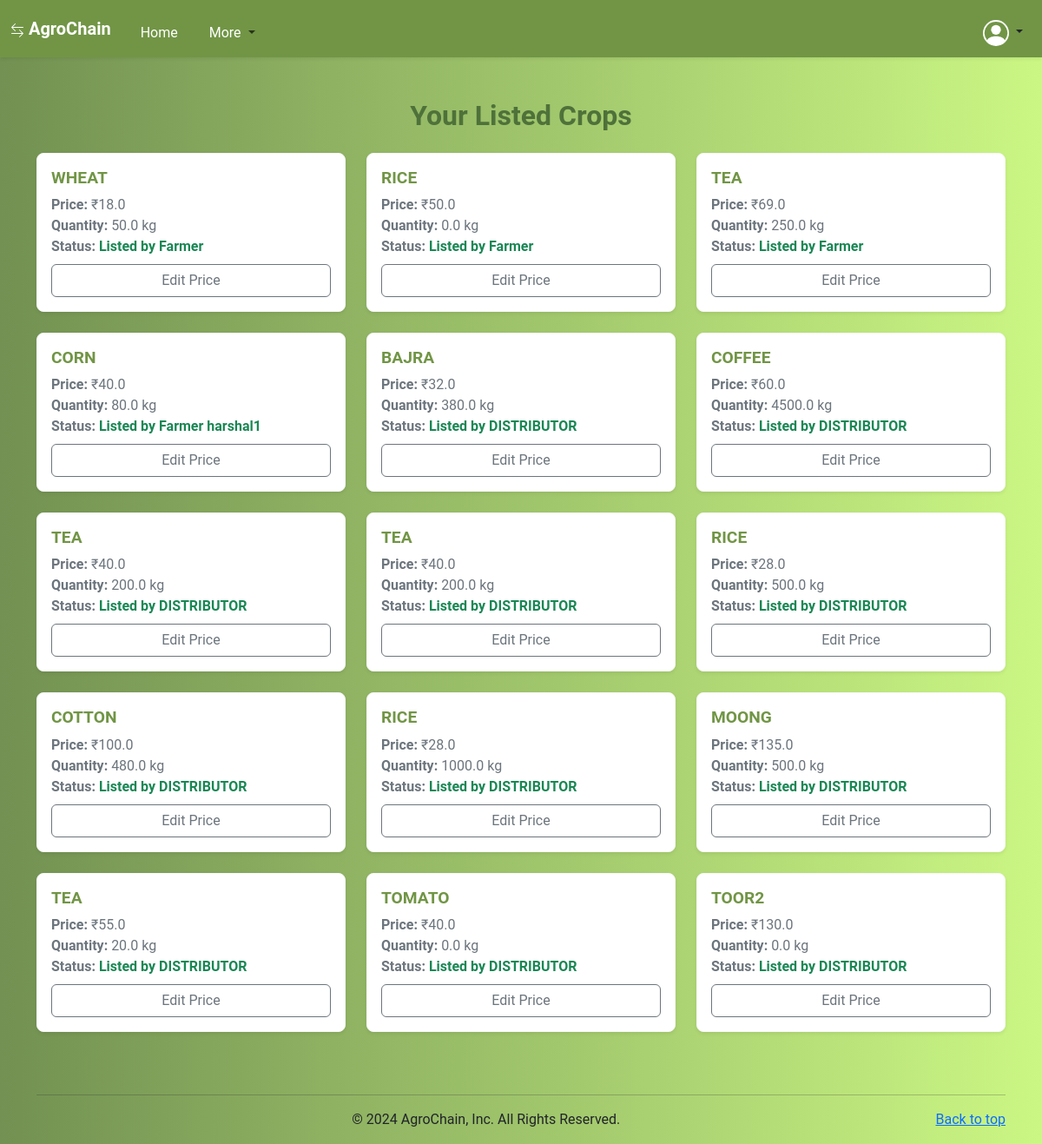
The app's page /my-crops/ (signed in) with its own data.
### supply_chain/models.py (models this page shows, shortened)
class Crop(models.Model):
    name = models.CharField(max_length=100)
    quantity = models.FloatField()
    price = models.FloatField()  # Price for public visibility
    specific_user_price = models.FloatField(blank=True, null=True)  # Price for specific users
    current_owner = models.ForeignKey(settings.AUTH_USER_MODEL, on_delete=models.CASCADE, related_name='owned_crops')
    status = models.CharField(max_length=20, choices=[('listed', 'Listed'), ('sold', 'Sold')])
    current_stage = models.CharField(max_length=100, default='Listed by Farmer')
    transaction_hash = models.CharField(max_length=64, blank=True, null=True)
    allowed_users = models.ManyToManyField(settings.AUTH_USER_MODEL, related_name='allowed_crops', blank=True)
    visibility = models.CharField(max_length=10, choices=[('public', 'Public'), ('private', 'Private')], default='public')
    price_in_tokens = models.FloatField(blank=True, null=True, help_text='Optional: Price in tokens for the crop.')
    token_currency_enabled = models.BooleanField(default=False, help_text='Is token currency enabled for this crop?')

### supply_chain/views.py (the view)
# urls.py: path('my-crops/', my_crops, name='my_crops'),
@login_required
def my_crops(request):
    crops = Crop.objects.filter(current_owner=request.user)
    return render(request, 'my_crops.html', {'crops': crops})

### supply_chain/context_processors.py (called while the page is built)
def user_info(request):
    if request.user.is_authenticated:
        profile_picture_url = request.user.profile_picture.url if hasattr(request.user, 'profile_picture') and request.user.profile_picture else 'default_profile.png'
        return {
            'profile_name': request.user.username,
            'dp_url': profile_picture_url,
            'available_tokens': getattr(request.user, 'balance', 0),  # Assuming token_balance is an attribute of CustomUser
        }
    return {}

### supply_chain/templates/my_crops.html (shortened to what this page needs)
{% extends "base.html" %}
{% block content %}
<div class="container my-5">
    <h2 class="mb-4 text-center" style="color: #4f713a; font-weight: bold;">Your Listed Crops</h2>
    {% if crops %}
        <div class="row">
            {% for crop in crops %}
            <div class="col-md-4 mb-4">
                <div class="card shadow-sm border-light">
                    <div class="card-body">
                        <h3 class="card-title text" style=" color:#719545; font-weight: bold;">{{ crop.name }}</h3>
                        <p class="card-text">
                            <strong>Price:</strong> ₹{{ crop.price }} <br>
                            <strong>Quantity:</strong> {{ crop.quantity }} kg <br>
                            <strong>Status:</strong>
                            <span
                                class="{% if crop.current_stage == 'Sold' %}text-danger{% else %}text-success{% endif %}"
                                style="font-weight: bold;">
                                {{ crop.current_stage|default:"Available" }}
                            </span>
                        </p>
                        <a href="{% url 'edit_crop_price' crop.id %}" class="btn btn-outline-secondary w-100">Edit Price</a>
                    </div>
                </div>
            </div>
            {% endfor %}
        </div>
    {% else %}
        <div class="alert alert-warning text-center" role="alert">
            You have not listed any crops yet.
        </div>
    {% endif %}
</div>
{% endblock %}

### supply_chain/static/css/style.css (style rules this page uses)
body { font-family: 'Roboto', sans-serif; background: linear-gradient(to right, #729152, #cbf784); height: 100vh; margin: 0; }
.card { border-radius: 10px; border: 1px solid #ddd; }
.card-title { font-size: 1.5rem; color: #007bff; }
.card-body { padding: 1rem; }
.card-title { font-size: 1.2rem; font-weight: 600; color: #343a40; text-transform: uppercase; }
.card-text { font-size: 1rem; color: #6c757d; }
.card { border-radius: 8px; transition: transform 0.3s ease-in-out, box-shadow 0.3s ease-in-out; }
.card-body p { margin-bottom: 0.5rem; }

### records on screen
Crop: name "WHEAT", price "18.0", quantity "50.0", current_stage "Listed by Farmer"
Crop: name "RICE", price "50.0", quantity "0.0", current_stage "Listed by Farmer"
Crop: name "TEA", price "69.0", quantity "250.0", current_stage "Listed by Farmer"
Crop: name "CORN", price "40.0", quantity "80.0", current_stage "Listed by Farmer harshal1"
Crop: name "BAJRA", price "32.0", quantity "380.0", current_stage "Listed by DISTRIBUTOR"
Crop: name "COFFEE", price "60.0", quantity "4500.0", current_stage "Listed by DISTRIBUTOR"
Crop: name "TEA", price "40.0", quantity "200.0", current_stage "Listed by DISTRIBUTOR"
Crop: name "TEA", price "40.0", quantity "200.0", current_stage "Listed by DISTRIBUTOR"
Crop: name "RICE", price "28.0", quantity "500.0", current_stage "Listed by DISTRIBUTOR"
Crop: name "COTTON", price "100.0", quantity "480.0", current_stage "Listed by DISTRIBUTOR"
Crop: name "RICE", price "28.0", quantity "1000.0", current_stage "Listed by DISTRIBUTOR"
Crop: name "MOONG", price "135.0", quantity "500.0", current_stage "Listed by DISTRIBUTOR"
Crop: name "TEA", price "55.0", quantity "20.0", current_stage "Listed by DISTRIBUTOR"
Crop: name "TOMATO", price "40.0", quantity "0.0", current_stage "Listed by DISTRIBUTOR"
Crop: name "TOOR2", price "130.0", quantity "0.0", current_stage "Listed by DISTRIBUTOR"
